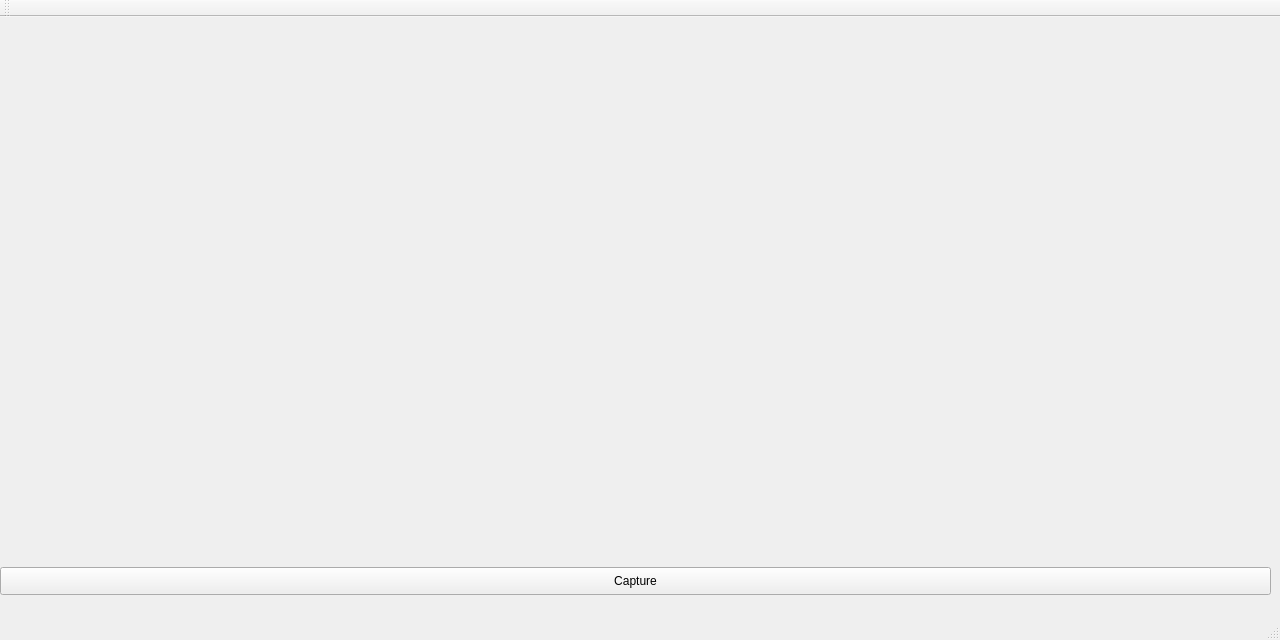
<?xml version="1.0" encoding="UTF-8"?>
<ui version="4.0">
 <class>MainWindow</class>
 <widget class="QMainWindow" name="MainWindow">
  <property name="geometry">
   <rect>
    <x>0</x>
    <y>0</y>
    <width>1280</width>
    <height>640</height>
   </rect>
  </property>
  <property name="minimumSize">
   <size>
    <width>1280</width>
    <height>640</height>
   </size>
  </property>
  <property name="maximumSize">
   <size>
    <width>1280</width>
    <height>640</height>
   </size>
  </property>
  <property name="windowTitle">
   <string>MainWindow</string>
  </property>
  <widget class="QWidget" name="centralWidget">
   <widget class="QWidget" name="horizontalLayoutWidget">
    <property name="geometry">
     <rect>
      <x>0</x>
      <y>0</y>
      <width>1281</width>
      <height>541</height>
     </rect>
    </property>
    <layout class="QVBoxLayout" name="verticalLayout"/>
   </widget>
   <widget class="QPushButton" name="captureButton">
    <property name="geometry">
     <rect>
      <x>0</x>
      <y>550</y>
      <width>1271</width>
      <height>28</height>
     </rect>
    </property>
    <property name="text">
     <string>Capture</string>
    </property>
   </widget>
  </widget>
  <widget class="QMenuBar" name="menuBar">
   <property name="geometry">
    <rect>
     <x>0</x>
     <y>0</y>
     <width>1280</width>
     <height>25</height>
    </rect>
   </property>
  </widget>
  <widget class="QToolBar" name="mainToolBar">
   <attribute name="toolBarArea">
    <enum>TopToolBarArea</enum>
   </attribute>
   <attribute name="toolBarBreak">
    <bool>false</bool>
   </attribute>
  </widget>
  <widget class="QStatusBar" name="statusBar"/>
 </widget>
 <layoutdefault spacing="6" margin="11"/>
 <resources/>
 <connections/>
</ui>
